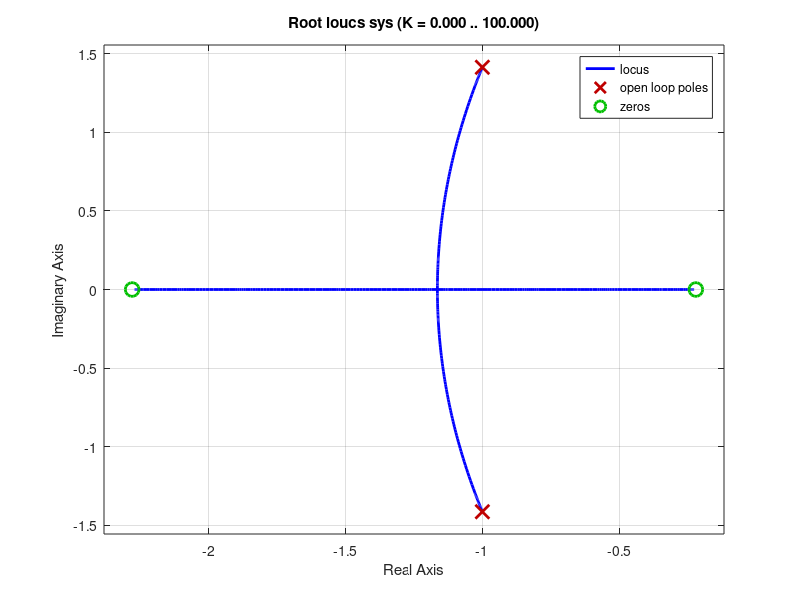

The MATLAB source for this figure:
%% Basic Root Locus Plot
num = [2 5 1];
den = [1 2 3];
sys = tf(num, den)

rlocus(sys) % This function plots the root locus of the system
[r, k] = rlocus(sys) % This function extract the closed-loop poles and associated feedback gain values 

%% Closed-Loop Pole Locations for a Set of Feedback Gain Values

